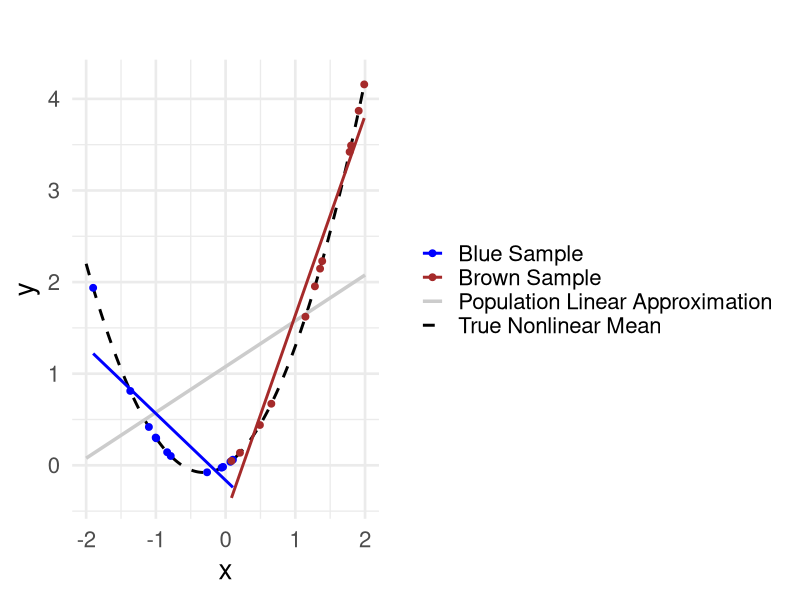

Write the R code that produced this figure.
library(ggplot2)

set.seed(123)

f <- function(x) {
  0.5 * x + 0.8 * x^2
}

x_pop <- seq(-2, 2, length.out = 200)
y_pop <- f(x_pop)
pop_data <- data.frame(x = x_pop, y = y_pop)

x_blue <- runif(12, -2, 0.2)
y_blue <- f(x_blue) 
blue_data <- data.frame(x = x_blue, y = y_blue, group = "Blue Sample")

x_red <- runif(12, 0, 2)
y_red <- f(x_red) 
red_data <- data.frame(x = x_red, y = y_red, group = "Brown Sample")

lm_pop  <- lm(y ~ x, data = pop_data)

pop_data$y_lin <- predict(lm_pop, newdata = pop_data)
pop_data$group_curve <- "True Nonlinear Mean"
pop_data$group_lin   <- "Population Linear Approximation"

RandomX <- ggplot() +
  # True non-linear
  geom_line(data = pop_data,
            aes(x, y, color = "True Nonlinear Mean"),
            linetype = "dashed", size = 1) +
  
  # Linear Population-Approximation 
  geom_line(data = pop_data,
            aes(x, y_lin, color = "Population Linear Approximation"),
            size = 1.2) +
  
  # Blue sample + Regression
  geom_point(data = blue_data,
             aes(x, y, color = "Blue Sample"), size = 2) +
  geom_smooth(data = blue_data,
              aes(x, y, color = "Blue Sample"),
              method = "lm", se = FALSE, size = 1) +
  
  # Brown sample + Regression
  geom_point(data = red_data,
             aes(x, y, color = "Brown Sample"), size = 2) +
  geom_smooth(data = red_data,
              aes(x, y, color = "Brown Sample"),
              method = "lm", se = FALSE, size = 1) +
  
  scale_color_manual(
    name = NULL,  
    values = c(
      "Blue Sample" = "blue",
      "Brown Sample" = "brown",
      "True Nonlinear Mean" = "black",
      "Population Linear Approximation" = "gray80"
    )
  ) + labs(
    title = "",
    x = "x",
    y = "y"
  ) +theme_minimal(base_size =20)+
  theme(legend.position = "right") +
  guides(color = guide_legend(ncol = 1))

ggsave(
  "plot_RandomX_Appendix.png",
  plot = RandomX,
  dpi = 300,
  width = 9,
  height = 3.5,
  units = "in"
)
